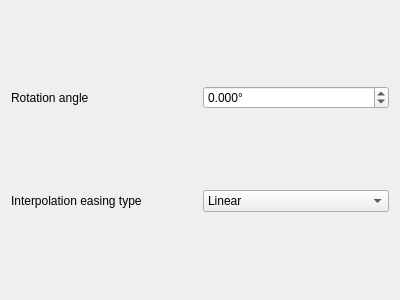
<?xml version="1.0" encoding="UTF-8"?>
<ui version="4.0">
 <class>Form</class>
 <widget class="QWidget" name="Form">
  <property name="geometry">
   <rect>
    <x>0</x>
    <y>0</y>
    <width>400</width>
    <height>300</height>
   </rect>
  </property>
  <property name="windowTitle">
   <string>Form</string>
  </property>
  <layout class="QVBoxLayout" name="verticalLayout">
   <item>
    <layout class="QHBoxLayout" name="horizontalLayout_2">
     <item>
      <widget class="QLabel" name="label">
       <property name="text">
        <string>Rotation angle</string>
       </property>
      </widget>
     </item>
     <item>
      <widget class="QDoubleSpinBox" name="spinbox_angle">
       <property name="suffix">
        <string>°</string>
       </property>
       <property name="decimals">
        <number>3</number>
       </property>
       <property name="minimum">
        <double>-10000.000000000000000</double>
       </property>
       <property name="maximum">
        <double>10000.000000000000000</double>
       </property>
       <property name="singleStep">
        <double>1.000000000000000</double>
       </property>
      </widget>
     </item>
    </layout>
   </item>
   <item>
    <layout class="QHBoxLayout" name="horizontalLayout">
     <item>
      <widget class="QLabel" name="label_2">
       <property name="text">
        <string>Interpolation easing type</string>
       </property>
      </widget>
     </item>
     <item>
      <widget class="QComboBox" name="combobox_interp">
       <item>
        <property name="text">
         <string>Linear</string>
        </property>
       </item>
       <item>
        <property name="text">
         <string>In</string>
        </property>
       </item>
       <item>
        <property name="text">
         <string>Out</string>
        </property>
       </item>
       <item>
        <property name="text">
         <string>In + Out</string>
        </property>
       </item>
      </widget>
     </item>
    </layout>
   </item>
  </layout>
 </widget>
 <resources/>
 <connections/>
</ui>
